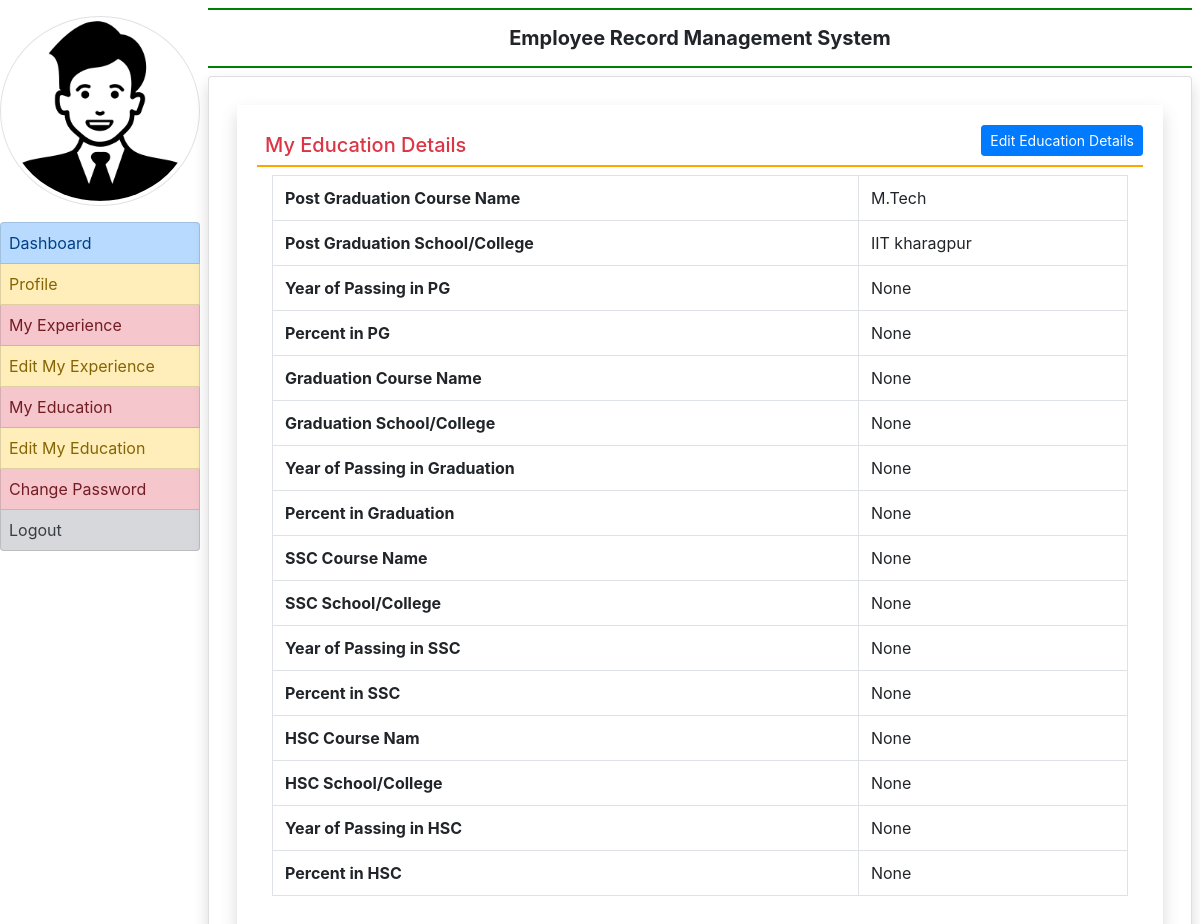
The app's page /my_education (signed in) with its own data.
### employee/models.py (models this page shows, shortened)
class EmployeeEducation(models.Model):
    user = models.ForeignKey(User,on_delete=models.CASCADE)
    coursepg = models.CharField(max_length=100,null=True)
    schoolclgpg = models.CharField(max_length=200,null=True)
    yearofpassing = models.CharField(max_length=20,null=True)
    percentagepg = models.CharField(max_length=30,null=True)
    coursegra  = models.CharField(max_length=100,null=True)
    schoolclggra = models.CharField(max_length=200,null=True)
    yearofpassingra = models.CharField(max_length=20,null=True)
    percentagegra  = models.CharField(max_length=30,null=True)
    coursessc = models.CharField(max_length=100,null=True)
    schoolclgssc = models.CharField(max_length=200,null=True)
    yearofpassingssc = models.CharField(max_length=20,null=True)
    percentagessc = models.CharField(max_length=30,null=True)
    coursehsc = models.CharField(max_length=100,null=True)
    schoolclghsc = models.CharField(max_length=200,null=True)
    yearofpassinghsc = models.CharField(max_length=20,null=True)
    percentagehsc  = models.CharField(max_length=30,null=True)

### employee/views.py (the view)
# urls.py: path('my_education',my_education,name='my_education'),
def my_education(request):
    if not request.user.is_authenticated:
        return redirect('emp_login')
    user = request.user
    print(user)
    try:
        education = EmployeeEducation.objects.get(user=user)
    except EmployeeEducation.DoesNotExist:pass
    return render(request,'my_education.html',locals())

### employee/templates/my_education.html
{% extends 'emp_base.html' %}
{% block main %}
<div class="'card shadow m-2">
    <div class="card-body">
        <a href="{% url 'edit_myeducation' %}" class="btn btn-primary float-right btn-sm">Edit Education Details</a>
        <h5 class="p-2 text-danger" style="border-bottom : 2px solid orange" >My Education Details</h5>
        <div class="container-fluid">
            <table class="table table-bordered">
                <tr>
                    <th>Post Graduation Course Name</th>
                    <td>{{education.coursepg}}</td>
                </tr>
                <tr>
                    <th>Post Graduation School/College</th>
                    <td>{{education.schoolclgpg}}</td>
                </tr>
                <tr>
                    <th>Year of Passing in PG</th>
                    <td>{{education.yearofpassing}}</td>
                </tr>
                <tr>
                    <th>Percent in PG</th>
                    <td>{{education.percentagepg}}</td>
                </tr>
                <tr>
                    <th>Graduation Course Name</th>
                    <td>{{education.coursegra}}</td>
                </tr>
                <tr>
                    <th>Graduation School/College</th>
                    <td>{{education.schoolclggra}}</td>
                </tr>
                <tr>
                    <th>Year of Passing in Graduation</th>
                    <td>{{education.yearofpassingra}}</td>
                </tr>
                <tr>
                    <th>Percent in Graduation</th>
                    <td>{{education.percentagegra}}</td>
                </tr>
                <tr>
                    <th>SSC Course Name</th>
                    <td>{{education.coursessc}}</td>
                </tr>
                <tr>
                    <th>SSC School/College</th>
                    <td>{{education.schoolclgssc}}</td>
                </tr>
                <tr>
                    <th>Year of Passing in SSC</th>
                    <td>{{education.yearofpassingssc}}</td>
                </tr>
                <tr>
                    <th>Percent in SSC</th>
                    <td>{{education.percentagessc}}</td>
                </tr>
                <tr>
                    <th>HSC Course Nam</th>
                    <td>{{education.coursehsc}}</td>
                </tr>
                <tr>
                    <th>HSC School/College</th>
                    <td>{{education.schoolclghsc}}</td>
                </tr>
                <tr>
                    <th>Year of Passing in HSC</th>
                    <td>{{education.yearofpassinghsc}}</td>
                </tr>
                <tr>
                    <th>Percent in HSC</th>
                    <td>{{education.percentagehsc}}</td>
                </tr>
            </table>
        </div>
    </div>
</div>
{% endblock %}

### records on screen
EmployeeEducation: coursepg "M.Tech", schoolclgpg "IIT kharagpur", yearofpassing "None", percentagepg "None", coursegra "None", schoolclggra "None", yearofpassingra "None", percentagegra "None", coursessc "None", schoolclgssc "None", yearofpassingssc "None", percentagessc "None", coursehsc "None", schoolclghsc "None", yearofpassinghsc "None", percentagehsc "None"
